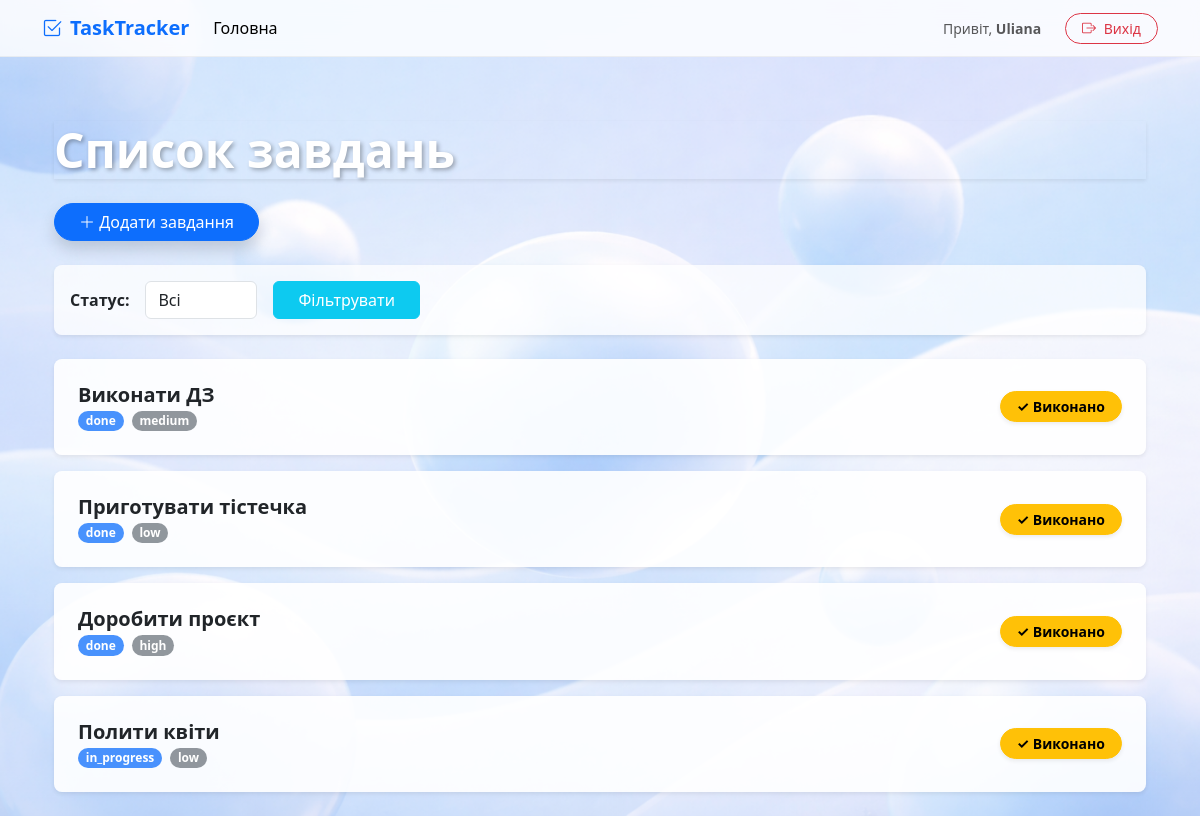
The app's page / (signed in) with its own data.
### tasks/models.py (models this page shows, shortened)
class Task(models.Model):
    STATUS_CHOICES = [
        ("todo", "To Do"),
        ("in_progress", "In Progress"),
        ("done", "Done"),
    ]
    PRIORITY_CHOICES = [
        ("low", "Low"),
        ("medium", "Medium"),
        ("high", "High"),
    ]
    title = models.CharField(max_length=256)
    description = models.TextField()
    status = models.CharField(max_length=20, choices=STATUS_CHOICES, default="todo")
    priority = models.CharField(max_length=20, choices=PRIORITY_CHOICES, default="medium")
    due_date = models.DateField(null=True, blank=True)
    creator = models.ForeignKey(User, on_delete=models.CASCADE, related_name="tasks")

### tasks/views.py (the view)
# urls.py: path("", TaskListView.as_view(), name="task-list"),
class TaskListView(ListView):
    model = models.Task
    context_object_name = "tasks"
    template_name = "tasks/tasks_list.html"
    def get_queryset(self):
        queryset = super().get_queryset()
        status = self.request.GET.get("status", "")
        if status:
            queryset = queryset.filter(status=status)
        return queryset
    def get_context_data(self, **kwargs):
        context = super().get_context_data(**kwargs)
        context["form"]=TaskFilterForm(self.request.GET)
        return context

### tasks/forms.py
class TaskFilterForm(forms.Form):
    STATUS_CHOICES = [
        ("", "Всі"),
        ("todo", "To Do"),
        ("in_progress", "In Progress"),
        ("done", "Done"),
    ]
    status = forms.ChoiceField(choices=STATUS_CHOICES, required=False, label="Статус")
    def __init__(self, *args, **kwargs):
        super(TaskFilterForm, self).__init__(*args, **kwargs)
        self.fields["status"].widget.attrs.update({"class": "form-control"})

### templates/tasks/task_list.html (shortened to what this page needs)
{% extends 'base.html' %}
{% block content %}
<div class="container mt-4">
    <div class="py-3">
        <h2 class="display-5 fw-bold text-white shadow-sm" style="text-shadow: 2px 2px 4px rgba(0,0,0,0.3);">
            Список завдань
        </h2>
    </div>
    <div class="d-flex justify-content-between align-items-center mb-4">
        <a href="{% url 'tasks:task-create'%}" class="btn btn-primary rounded-pill px-4 shadow">
            <i class="bi bi-plus-lg"></i> Додати завдання
        </a>
    </div>
    <div class="card bg-white bg-opacity-75 shadow-sm border-0 p-3 mb-4 rounded-3">
        <form method="get" class="row g-3 align-items-center">
            <div class="col-auto">
                <span class="fw-bold">{{ form.status.label_tag }}</span>
            </div>
            <div class="col-auto">
                {{ form.status }}
            </div>
            <div class="col-auto">
                <button type="submit" class="btn btn-info text-white px-4">Фільтрувати</button>
            </div>
        </form>
    </div>
    <div class="row g-3">
        {% for task in tasks %}
        <div class="col-12">
            <div class="card task-card border-0 shadow-sm rounded-3">
                <div class="card-body d-flex justify-content-between align-items-center p-4">
                    <div>
                        <a href="{% url 'tasks:task-detail' task.pk %}" class="h5 text-decoration-none text-dark fw-bold mb-1 d-block">
                            {{ task.title }}
                        </a>
                        <div class="d-flex gap-2">
                            <span class="badge bg-primary bg-opacity-75 rounded-pill">{{ task.status }}</span>
                            <span class="badge bg-secondary bg-opacity-75 rounded-pill">{{ task.priority }}</span>
                        </div>
                    </div>
                    <form action="{% url 'tasks:task-complete' task.pk %}" method="post" class="m-0">
                        <button type="submit" class="btn btn-warning btn-sm rounded-pill px-3 fw-bold shadow-sm">
                             ✓ Виконано
                        </button>
                    </form>
                </div>
            </div>
        </div>
        {% empty %}
        <div class="col-12 text-center py-5">
            <div class="card bg-white bg-opacity-50 p-4 border-0 rounded-4 text-dark">
                Завдань не знайдено.
            </div>
        </div>
        {% endfor %}
    </div>
</div>
{% endblock %}

### templates/base.html (shortened to what this page needs)
{% load static %}
<!DOCTYPE html>
<html lang="uk">
<head>
    <link href="https://cdn.jsdelivr.net/npm/bootstrap@5.3.0/dist/css/bootstrap.min.css" rel="stylesheet">
    <link rel="stylesheet" href="https://cdn.jsdelivr.net/npm/bootstrap-icons@1.11.0/font/bootstrap-icons.css">
    <link href="{% static 'css/site.css' %}" rel="stylesheet">
</head>
<body>
    <nav class="navbar navbar-expand-lg navbar-custom sticky-top">
        <div class="container">
            <a class="navbar-brand fw-bold text-primary" href="{% url 'tasks:task-list' %}">
                <i class="bi bi-check2-square me-2"></i>TaskTracker
            </a>
            <div class="collapse navbar-collapse" id="navbarNav">
                <ul class="navbar-nav me-auto">
                    <li class="nav-item">
                        <a class="nav-link active" href="{% url 'tasks:task-list' %}">Головна</a>
                    </li>
                </ul>
                <div class="d-flex align-items-center gap-2">
                    {% if user.is_authenticated %}
                        <span class="navbar-text me-3 small">
                            Привіт, <strong>{{ user.username }}</strong>
                        </span>
                        <form action="{% url 'tasks:logout' %}" method="post" class="m-0">
                            <button type="submit" class="btn btn-sm btn-outline-danger rounded-pill px-3">
                                <i class="bi bi-box-arrow-right me-1"></i> Вихід
                            </button>
                        </form>
                    {% else %}
                        <a href="{% url 'tasks:login' %}" class="btn btn-sm btn-link text-decoration-none text-dark">Вхід</a>
                        <a href="{% url 'tasks:register' %}" class="btn btn-sm btn-primary rounded-pill px-4 shadow-sm">
                            Реєстрація
                        </a>
                    {% endif %}
                </div>
            </div>
        </div>
    </nav>
    <main class="py-4">
        <div class="container">
            {% block content %}
            {% endblock %}
        </div>
    </main>
</body>
</html>

### static/css/site.css (style rules this page uses)
html, body { height: 100%; margin: 0; }

### templates/tasks/task_list.html (style rules this page uses)
.task-card { background-color: rgba(255, 255, 255, 0.9); transition: all 0.3s ease; }

### records on screen
Task: title "Виконати ДЗ", status "done", priority "medium"
Task: title "Приготувати тістечка", status "done", priority "low"
Task: title "Доробити проєкт", status "done", priority "high"
Task: title "Полити квіти", status "in_progress", priority "low"

### other values on screen
{{ user.username }} "Uliana"
